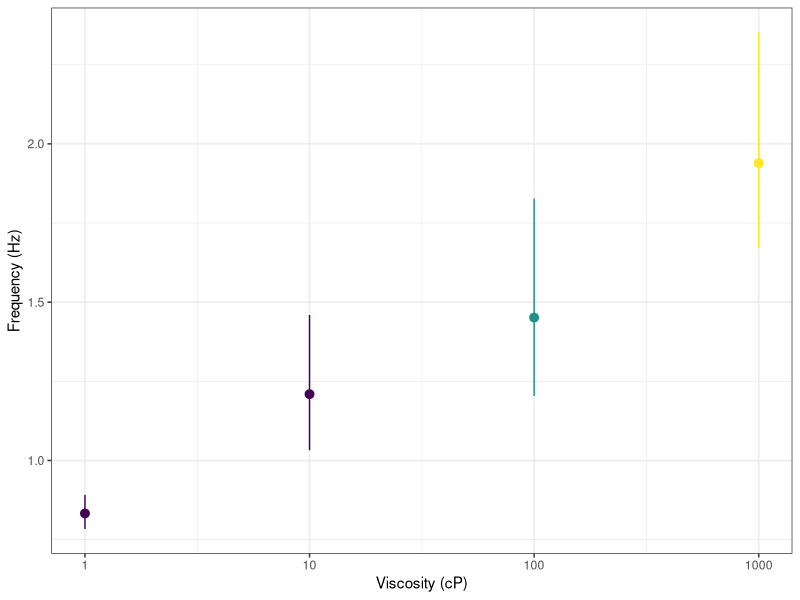
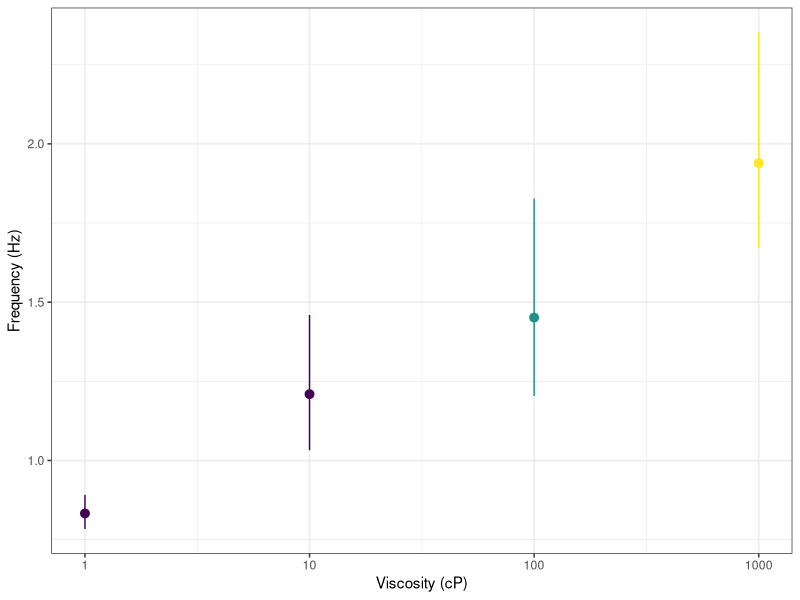

Write R code to recreate these figures, in order.
## ---- chunk 1
library(tidyverse)
## ---- chunk 2
data <- tribble(
  ~viscosity, ~dur, ~group, ~label,
1.0145870346119994, 1.2007874015748032, 0, "mean",
1.0145870346119994, 1.2755905511811023, 0, "upper",
1.0145870346119994, 1.1220472440944882, 0, "lower",
10.145870346119995, 0.8267716535433072, 1, "mean",
10, 0.968503937007874, 1, "upper",
10.145870346119995, 0.6850393700787402, 1, "lower",
99.9999999999998, 0.6889763779527559, 2, "mean",
99.9999999999998, 0.8307086614173229, 2, "upper",
98.56226877395689, 0.5472440944881889, 2, "lower",
1000, 0.515748031496063, 3, "mean",
1000, 0.5984251968503937, 3, "upper",
1000, 0.4251968503937009, 3, "lower"
)
## ---- chunk 3
data <-
  data |> 
  select(-viscosity) |> 
  pivot_wider(names_from = label, values_from = dur) |> 
  mutate(viscosity = 10^group)
## ---- chunk 4
data <-
  data |> 
  mutate(freq = 1/mean,
         freqlo = 1/upper,
         freqhi = 1/lower)
## ---- chunk 5
ggplot(data, aes(x = viscosity, y = freq, color = log10(viscosity))) +
  geom_pointrange(aes(ymin = freqlo, ymax = freqhi)) +
  scale_x_log10() +
  scale_color_viridis_b() +
  labs(x = "Viscosity (cP)", y = "Frequency (Hz)") +
  theme_bw() +
  theme(legend.position = 'none')
## ---- chunk 6
ggsave('HornerFig.pdf', width = 3, height = 2, units = 'in')
